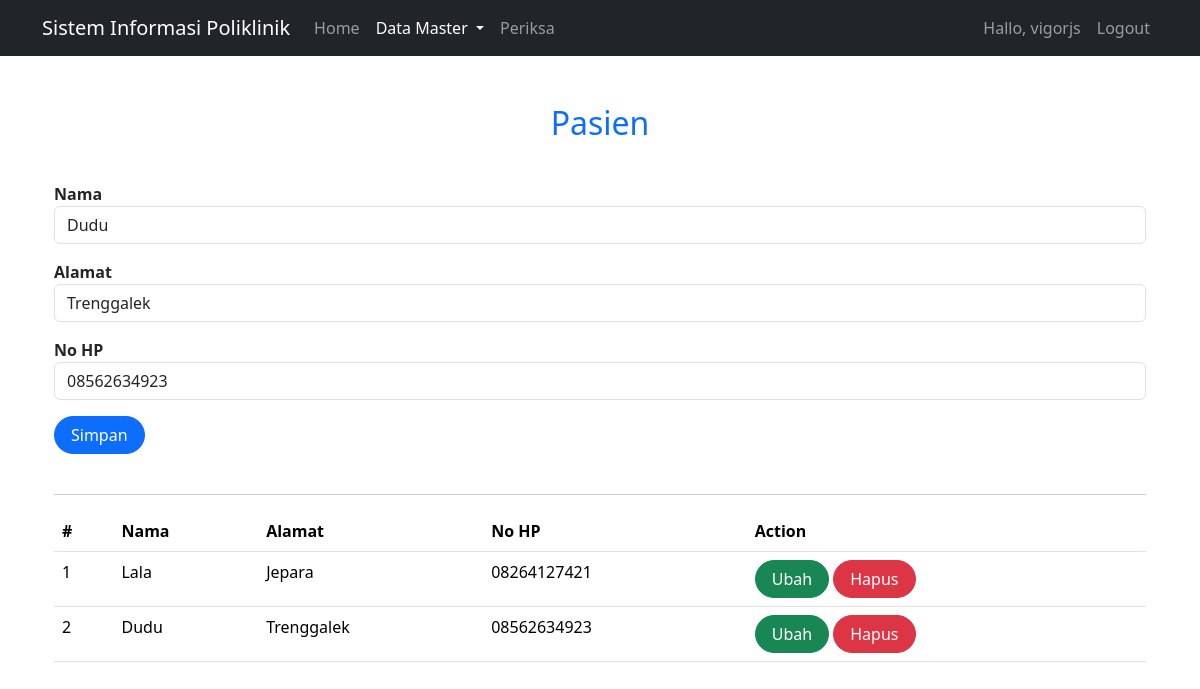
Screenshot of /index.php?page=pasien&id=2 (signed in) with the database file from the repository.
### tables this page shows
CREATE TABLE `user` (
  `id` int NOT NULL,
  `username` varchar(100) NOT NULL,
  `password` varchar(100) NOT NULL
);

CREATE TABLE `pasien` (
  `id` int NOT NULL,
  `nama` varchar(255) NOT NULL,
  `alamat` varchar(255) NOT NULL,
  `no_hp` varchar(255) NOT NULL
);

### pasien.php (the view, shortened to what this page needs)
<div class="container">
    <div class="form-pasien">
        <form class="form row" method="POST" action="" name="myForm" onsubmit="return(validate());">
            <?php
            $nama = '';
            $alamat = '';
            $no_hp = '';
            if (isset($_GET['id'])) {
                $ambil = mysqli_query($mysqli, "SELECT * FROM pasien WHERE id='" . $_GET['id'] . "'");
                while ($row = mysqli_fetch_array($ambil)) {
                    $nama = $row['nama'];
                    $alamat = $row['alamat'];
                    $no_hp = $row['no_hp'];
                }
            ?>
            <?php
            }
            ?>
            <div class="col mt-3">
                <div class="form-input mt-3">
                    <label for="nama" class="fw-bold">
                        Nama
                    </label>
                    <input type="text" class="form-control" name="nama" id="nama" placeholder="Nama" value="<?php echo $nama ?>">
                </div>
                <div class="form-input mt-3">
                    <label for="alamat" class="fw-bold">
                        Alamat
                    </label>
                    <input type="text" class="form-control" name="alamat" id="alamat" placeholder="Alamat" value="<?php echo $alamat ?>">
                </div>
                <div class="form-input mt-3">
                    <label for="no_hp" class="fw-bold">
                        No HP
                    </label>
                    <input type="text" class="form-control" name="no_hp" id="no_hp" placeholder="No HP" value="<?php echo $no_hp ?>">
                </div>
                <button type="submit" class="btn btn-primary rounded-pill px-3 mt-3" name="simpan">Simpan</button>
            </div>
        </form>
        <br>
        <hr>
    </div>
    <div class="table-pasien mt-3">
        <table class="table table-responsive">
            <thead class="thead-dark">
                <tr>
                    <th scope="col">#</th>
                    <th scope="col">Nama</th>
                    <th scope="col">Alamat</th>
                    <th scope="col">No HP</th>
                    <th>Action</th>
                </tr>
            </thead>
            <tbody>
                <?php
                $result = mysqli_query($mysqli, "SELECT * FROM pasien");
                $no = 1;
                while ($data = mysqli_fetch_array($result)) {
                ?>
                    <tr>
                        <td><?php echo $no++ ?></td>
                        <td><?php echo $data['nama'] ?></td>
                        <td><?php echo $data['alamat'] ?></td>
                        <td><?php echo $data['no_hp'] ?></td>
                        <td>
                            <a class="btn btn-success rounded-pill px-3" href="index.php?page=pasien&id=<?php echo $data['id'] ?>">Ubah</a>
                            <a class="btn btn-danger rounded-pill px-3" href="index.php?page=pasien&id=<?php echo $data['id'] ?>&aksi=hapus">Hapus</a>
                        </td>
                    </tr>
                <?php
                }
                ?>
            </tbody>
        </table>
    </div>
</div>

### index.php (shortened to what this page needs)
<?php
require_once "conn.php";
if (isset($_SESSION['user_id'])) {
    $user_logged = mysqli_fetch_array((mysqli_query($mysqli, "SELECT * FROM user WHERE id='$_SESSION[user_id]'")));
}
?>
<!DOCTYPE html>
<html lang="en">
<head>
    <link rel="stylesheet" href="css/bootstrap.min.css">
    <link rel="stylesheet" href="https://cdn.jsdelivr.net/npm/sweetalert2@11.9.0/dist/sweetalert2.min.css">
</head>
<body>
    <header>
        <nav class="navbar navbar-expand-lg  navbar-dark bg-dark">
            <div class="container container-fluid">
                <a class="navbar-brand" href="#">
                    Sistem Informasi Poliklinik
                </a>
                <div class="collapse navbar-collapse" id="navbarNavDropdown">
                    <ul class="navbar-nav">
                        <li class="nav-item">
                            <a class="nav-link <?= (!isset($_GET['page'])) ? 'active' : '' ?>" aria-current="page" href="index.php">
                                Home
                            </a>
                        </li>
                        <li class="nav-item dropdown">
                            <a class="nav-link dropdown-toggle <?= (isset($_GET['page']) && ($_GET['page'] == 'pasien' || $_GET['page'] == 'dokter')) ? 'active' : '' ?>" href="#" id="navbarDropdown" role="button" data-bs-toggle="dropdown" aria-expanded="false">
                                Data Master
                            </a>
                        </li>
                        <li class="nav-item">
                            <a class="nav-link <?= (isset($_GET['page']) && $_GET['page'] == 'periksa') ? 'active' : '' ?>" href="index.php?page=periksa">
                                Periksa
                            </a>
                        </li>
                    </ul>
                </div>
                <ul class="nav navbar-nav navbar-right">
                    <?php if (!isset($_SESSION['log'])) { ?>
                        <li class="nav-item"><a class="nav-link <?= (isset($_GET['page']) && $_GET['page'] == 'register') ? 'active' : '' ?>" href="index.php?page=register"><svg xmlns="http://www.w3.org/2000/svg" width="16" height="16" fill="currentColor" class="bi bi-person-fill-add" viewBox="0 0 16 16">
                                    <path d="M12.5 16a3.5 3.5 0 1 0 0-7 3.5 3.5 0 0 0 0 7Zm.5-5v1h1a.5.5 0 0 1 0 1h-1v1a.5.5 0 0 1-1 0v-1h-1a.5.5 0 0 1 0-1h1v-1a.5.5 0 0 1 1 0Zm-2-6a3 3 0 1 1-6 0 3 3 0 0 1 6 0Z" />
                                    <path d="M2 13c0 1 1 1 1 1h5.256A4.493 4.493 0 0 1 8 12.5a4.49 4.49 0 0 1 1.544-3.393C9.077 9.038 8.564 9 8 9c-5 0-6 3-6 4Z" />
                                </svg> Sign Up</a></li>
                        <li class="nav-item"><a class="nav-link <?= (isset($_GET['page']) && $_GET['page'] == 'login') ? 'active' : '' ?>" href="index.php?page=login"><svg xmlns="http://www.w3.org/2000/svg" width="16" height="16" fill="currentColor" class="bi bi-box-arrow-in-right" viewBox="0 0 16 16">
                                    <path fill-rule="evenodd" d="M6 3.5a.5.5 0 0 1 .5-.5h8a.5.5 0 0 1 .5.5v9a.5.5 0 0 1-.5.5h-8a.5.5 0 0 1-.5-.5v-2a.5.5 0 0 0-1 0v2A1.5 1.5 0 0 0 6.5 14h8a1.5 1.5 0 0 0 1.5-1.5v-9A1.5 1.5 0 0 0 14.5 2h-8A1.5 1.5 0 0 0 5 3.5v2a.5.5 0 0 0 1 0v-2z" />
                                    <path fill-rule="evenodd" d="M11.854 8.354a.5.5 0 0 0 0-.708l-3-3a.5.5 0 1 0-.708.708L10.293 7.5H1.5a.5.5 0 0 0 0 1h8.793l-2.147 2.146a.5.5 0 0 0 .708.708l3-3z" />
                                </svg> Login</a></li>
                    <?php } else { ?>
                        <li class="nav-item">
                            <span class="nav-link">Hallo, <?= $user_logged['username'] ?></span>
                        </li>
                        <li class="nav-item"><a class="nav-link" href="logout.php">Logout</a></li>
                    <?php } ?>
                </ul>
            </div>
        </nav>
    </header>
    <main role="main" class="container">
        <?php
        if (isset($_GET['page'])) {
            $page = $_GET['page'];
            if (isset($_SESSION['log'])) {
        ?>
                <h2 class="text-primary mt-5 d-flex justify-content-center"><?php echo ucwords($_GET['page']) ?></h2>
                <?php
                include($page . ".php");
            }
        } else {
            echo "Selamat Datang di Sistem Informasi Poliklinik";
        }
        ?>
    </main>
</body>
</html>

### rows the page displays
user: username "vigorjs"
pasien: nama "Dudu", alamat "Trenggalek", no_hp "08562634923"
pasien: nama "Lala", alamat "Jepara", no_hp "08264127421"

### other values shown
$_GET['page'] "Pasien"
